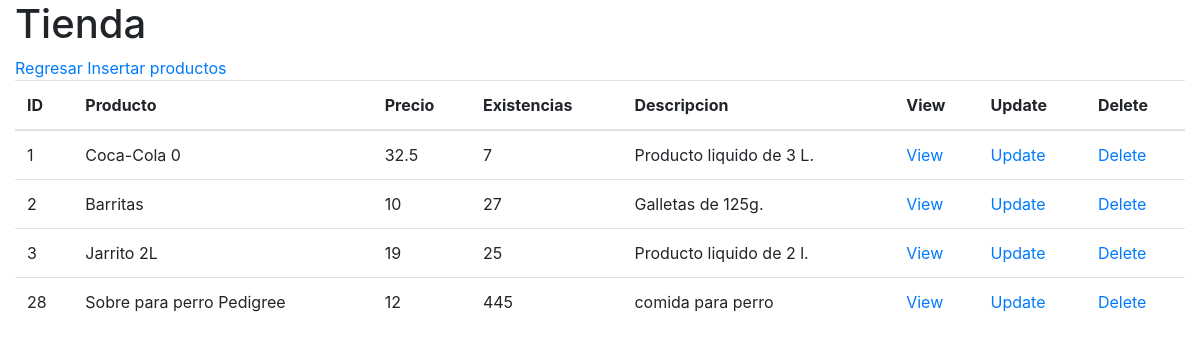
Before: /frontend/productos/index.php with the older database file.
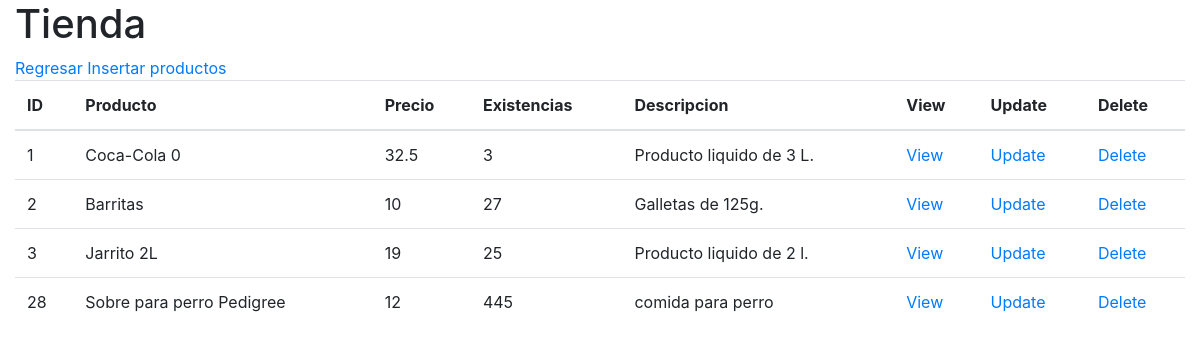
After: the same page with the newer database file.
### tables this page shows
CREATE TABLE producto(
       id_producto integer  primary key AUTOINCREMENT not null,
       producto varchar(100) not null,
       precio_venta decimal(11,2) not null,
       existencias integer not null,
       descripcion varchar(256) null
);

### frontend/productos/db/db_list.php (the view)
<?php
    $db = new SQLite3("../../sql/tienda.db");
    $resultado = $db->query("SELECT * from producto;");
    $table = "
        <table class='table'>
            <thead>
                <tr>
                    <th>ID</th>
                    <th>Producto</th>
                    <th>Precio</th>
                    <th>Existencias</th>
                    <th>Descripcion</th>
                    <th>View</th>
                    <th>Update</th>
                    <th>Delete</th>
                </tr>
            </thead>
    ";
    print($table);
    while ($row = $resultado->fetchArray()) {
        $id_producto    = $row['id_producto'];
        $producto       = $row['producto'];
        $precio_venta   = $row['precio_venta'];
        $existencias    = $row['existencias'];
        $descripcion    = $row['descripcion'];
        $table = "
            <tr>
                <td>$id_producto</td>
                <td>$producto</td>
                <td>$precio_venta</td>
                <td>$existencias</td>
                <td>$descripcion</td>
                <td><a href='view.php?id_producto=$id_producto'>View</a></td>
                <td><a href='update.php?id_producto=$id_producto'>Update</a></td>
                <td><a href='delete.php?id_producto=$id_producto'>Delete</a></td>
            </tr>
        ";
        print($table);
    }
    print("</table>");
?>

Changed rows visible on the page:
changed producto "Coca-Cola 0": existencias "7" → "3"
